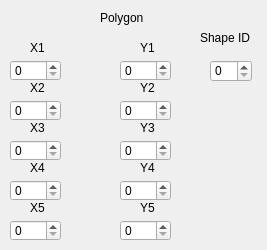
   <widget class="QWidget" name="page_3">
    <widget class="QLabel" name="label_33">
     <property name="geometry">
      <rect>
       <x>100</x>
       <y>10</y>
       <width>58</width>
       <height>16</height>
      </rect>
     </property>
     <property name="text">
      <string>Polygon</string>
     </property>
    </widget>
    <widget class="QLabel" name="label_34">
     <property name="geometry">
      <rect>
       <x>30</x>
       <y>40</y>
       <width>58</width>
       <height>16</height>
      </rect>
     </property>
     <property name="text">
      <string>X1</string>
     </property>
    </widget>
    <widget class="QLabel" name="label_35">
     <property name="geometry">
      <rect>
       <x>140</x>
       <y>40</y>
       <width>58</width>
       <height>16</height>
      </rect>
     </property>
     <property name="text">
      <string>Y1</string>
     </property>
    </widget>
    <widget class="QLabel" name="label_36">
     <property name="geometry">
      <rect>
       <x>30</x>
       <y>80</y>
       <width>58</width>
       <height>16</height>
      </rect>
     </property>
     <property name="text">
      <string>X2</string>
     </property>
    </widget>
    <widget class="QLabel" name="label_37">
     <property name="geometry">
      <rect>
       <x>140</x>
       <y>80</y>
       <width>58</width>
       <height>16</height>
      </rect>
     </property>
     <property name="text">
      <string>Y2</string>
     </property>
    </widget>
    <widget class="QLabel" name="label_38">
     <property name="geometry">
      <rect>
       <x>30</x>
       <y>120</y>
       <width>58</width>
       <height>16</height>
      </rect>
     </property>
     <property name="text">
      <string>X3</string>
     </property>
    </widget>
    <widget class="QLabel" name="label_39">
     <property name="geometry">
      <rect>
       <x>140</x>
       <y>120</y>
       <width>58</width>
       <height>16</height>
      </rect>
     </property>
     <property name="text">
      <string>Y3</string>
     </property>
    </widget>
    <widget class="QLabel" name="label_40">
     <property name="geometry">
      <rect>
       <x>30</x>
       <y>160</y>
       <width>58</width>
       <height>16</height>
      </rect>
     </property>
     <property name="text">
      <string>X4</string>
     </property>
    </widget>
    <widget class="QLabel" name="label_41">
     <property name="geometry">
      <rect>
       <x>140</x>
       <y>160</y>
       <width>58</width>
       <height>16</height>
      </rect>
     </property>
     <property name="text">
      <string>Y4</string>
     </property>
    </widget>
    <widget class="QLabel" name="label_42">
     <property name="geometry">
      <rect>
       <x>30</x>
       <y>200</y>
       <width>58</width>
       <height>16</height>
      </rect>
     </property>
     <property name="text">
      <string>X5</string>
     </property>
    </widget>
    <widget class="QLabel" name="label_43">
     <property name="geometry">
      <rect>
       <x>140</x>
       <y>200</y>
       <width>58</width>
       <height>16</height>
      </rect>
     </property>
     <property name="text">
      <string>Y5</string>
     </property>
    </widget>
    <widget class="QLabel" name="label_61">
     <property name="geometry">
      <rect>
       <x>200</x>
       <y>30</y>
       <width>58</width>
       <height>16</height>
      </rect>
     </property>
     <property name="text">
      <string>Shape ID</string>
     </property>
    </widget>
    <widget class="QSpinBox" name="polygon_id">
     <property name="geometry">
      <rect>
       <x>210</x>
       <y>60</y>
       <width>42</width>
       <height>22</height>
      </rect>
     </property>
    </widget>
    <widget class="QSpinBox" name="polygon_x1">
     <property name="geometry">
      <rect>
       <x>10</x>
       <y>60</y>
       <width>51</width>
       <height>21</height>
      </rect>
     </property>
     <property name="maximum">
      <number>999</number>
     </property>
    </widget>
    <widget class="QSpinBox" name="polygon_y1">
     <property name="geometry">
      <rect>
       <x>120</x>
       <y>60</y>
       <width>51</width>
       <height>21</height>
      </rect>
     </property>
     <property name="maximum">
      <number>999</number>
     </property>
    </widget>
    <widget class="QSpinBox" name="polygon_x2">
     <property name="geometry">
      <rect>
       <x>10</x>
       <y>100</y>
       <width>51</width>
       <height>21</height>
      </rect>
     </property>
     <property name="maximum">
      <number>999</number>
     </property>
    </widget>
    <widget class="QSpinBox" name="polygon_y2">
     <property name="geometry">
      <rect>
       <x>120</x>
       <y>100</y>
       <width>51</width>
       <height>21</height>
      </rect>
     </property>
     <property name="maximum">
      <number>999</number>
     </property>
    </widget>
    <widget class="QSpinBox" name="polygon_x3">
     <property name="geometry">
      <rect>
       <x>10</x>
       <y>140</y>
       <width>51</width>
       <height>21</height>
      </rect>
     </property>
     <property name="maximum">
      <number>999</number>
     </property>
    </widget>
    <widget class="QSpinBox" name="polygon_y3">
     <property name="geometry">
      <rect>
       <x>120</x>
       <y>140</y>
       <width>51</width>
       <height>21</height>
      </rect>
     </property>
     <property name="maximum">
      <number>999</number>
     </property>
    </widget>
    <widget class="QSpinBox" name="polygon_x4">
     <property name="geometry">
      <rect>
       <x>10</x>
       <y>180</y>
       <width>51</width>
       <height>21</height>
      </rect>
     </property>
     <property name="maximum">
      <number>999</number>
     </property>
    </widget>
    <widget class="QSpinBox" name="polygon_x5">
     <property name="geometry">
      <rect>
       <x>10</x>
       <y>220</y>
       <width>51</width>
       <height>21</height>
      </rect>
     </property>
     <property name="maximum">
      <number>999</number>
     </property>
    </widget>
    <widget class="QSpinBox" name="polygon_y4">
     <property name="geometry">
      <rect>
       <x>120</x>
       <y>180</y>
       <width>51</width>
       <height>21</height>
      </rect>
     </property>
     <property name="maximum">
      <number>999</number>
     </property>
    </widget>
    <widget class="QSpinBox" name="polygon_y5">
     <property name="geometry">
      <rect>
       <x>120</x>
       <y>220</y>
       <width>51</width>
       <height>21</height>
      </rect>
     </property>
     <property name="maximum">
      <number>999</number>
     </property>
    </widget>
   </widget>
